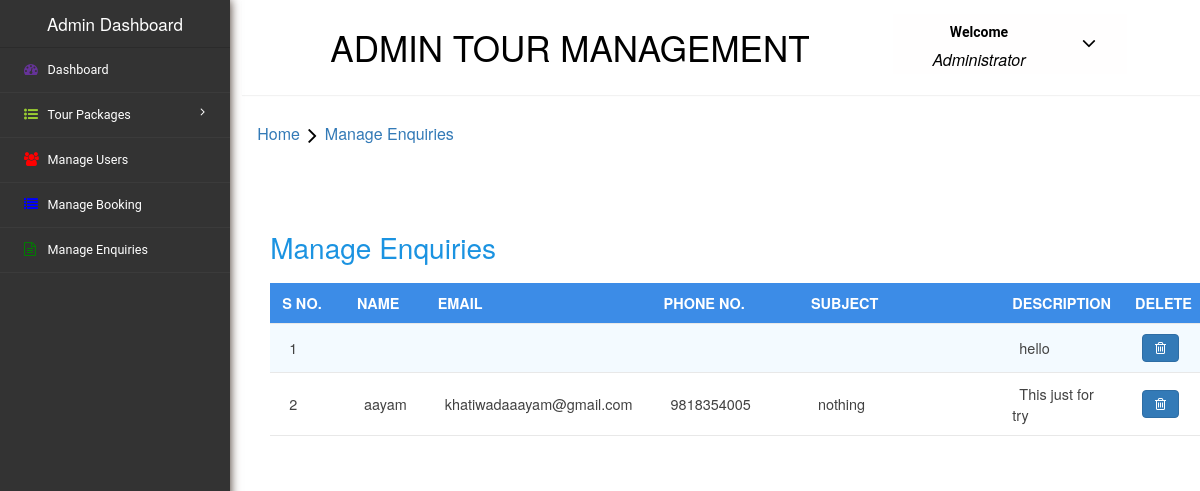
The app's page /code/manageEnquiry.php, older data.
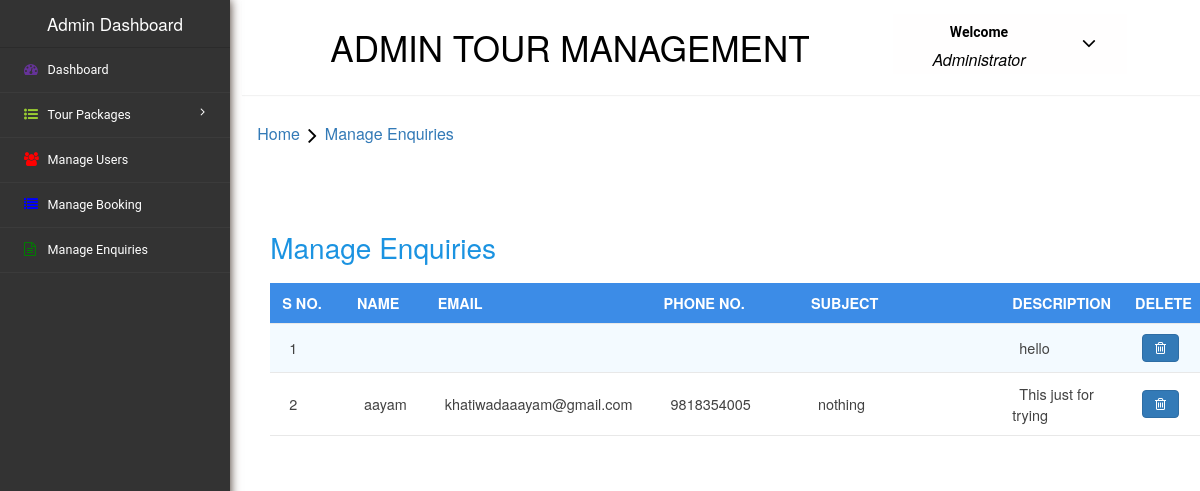
The same page, newer data.
### tables this page shows
CREATE TABLE `enquiry` (
  `S no.` int(11) NOT NULL,
  `name` varchar(25) NOT NULL,
  `email` varchar(25) NOT NULL,
  `phoneno` varchar(25) NOT NULL,
  `subject` varchar(25) NOT NULL,
  `description` text NOT NULL
);

### code/manageEnquiry.php (the view, shortened to what this page needs)
<?php
    include("connection.php");
    $query="SELECT * FROM enquiry";
    $result=mysqli_query($con,$query);
?>
<html style="overflow: hidden;">
<head>
  <link rel="stylesheet" href="manageEnquiry.css">
  <link rel="stylesheet" href="https://maxcdn.bootstrapcdn.com/bootstrap/3.4.0/css/bootstrap.min.css">
  <link rel="stylesheet" href="https://cdnjs.cloudflare.com/ajax/libs/font-awesome/4.7.0/css/font-awesome.min.css">
</head>
<body>
  <div class="page-container" style="background-color: rgb(255, 255, 255);">
    <div class="left-content">
      <div class="mother-grid-inner">
        <div class="header-main" style="background-color: rgb(255, 255, 255);">
          <div class="logo-w3-agile" style="background-color: rgb(255, 255, 255);">
            <h1><a style="text-decoration: none; color: black;">Admin Tour Management</a></h1>
          </div>
          <div class="profile_details w3l" style="background-color: rgb(255, 254, 254);">
            <ul>
              <li class="dropdown profile_details_drop">
                <a class="dropdown-toggle" data-toggle="dropdown" aria-expanded="false">
                  <div class="profile_img">
                    <div class="user-name">
                      <p style="color: black;">Welcome</p>
                      <span style="color: black;">Administrator</span>
                    </div>
                    <i class="fa fa-angle-down" aria-hidden="true"></i>
                    <div class="clearfix"></div>
                  </div>
                </a>
              </li>
            </ul>
          </div>
        </div>
      <ol class="breadcrumb">
        <li class="breadcrumb-item"><a href="dashboard.php">Home</a><i class="fa fa-angle-right"></i>Manage Enquiries</li>
      </ol>
      <div class="agile-grids">
        <div class="agile-tables">
          <div class="w3l-table-info">
            <h2>Manage Enquiries</h2>
            <table id="table">
              <thead>
                <tr>
                  <th>S no.</th>
                  <th>Name</th>
                  <th>Email</th>
                  <th>Phone No.</th>
                  <th>Subject </th>
                  <th>Description </th>
                  <th>Delete </th>
                </tr>
              </thead>
              <tbody>
              <?php
						  while($rows = mysqli_fetch_array($result)){?>
                <tr>
                  <td width="120" data-th="S no."><span class="bt-content"><?php echo $rows[0];?></span></td>
                  <td width="50" data-th="Name"><span class="bt-content"><?php echo $rows[1];?></span></td>
                  <td width="50" data-th="Email"><span class="bt-content"><?php echo $rows[2];?></span></td>
                  <td width="200" data-th="Phone No."><span class="bt-content"><?php echo $rows[3];?></span></td>
                  <td width="400" data-th="Subject"><span class="bt-content"><?php echo $rows[4];?></span></td>
                  <td width="50" data-th="Description"><span class="bt-content"><?php echo $rows[5];?></span></td>
                  <td data-th="Edit/delete"><span class="bt-content"><a href="delete.php?data=enquiry&number=<?php echo $rows[0];?>"><button class="btn-primary btn"><i class="fa fa-trash-o"></i></button></a></span></td>
                </tr>
                <?php
              				}
              		?>
              </tbody>
            </table>
          </div>
        </div>
      </div>
    </div>
      <div class="sidebar-menu" style="background-color: rgb(51, 51, 51);">
        <header class="logo1" style="background-color: rgb(51, 51, 51);">
          <a class="sidebar-icon" style="background-color: rgb(51, 51, 51); color: white; border: rgb(51, 51, 51); font-size: 17px; text-decoration: none;">Admin Dashboard </a>
        </header>
              <div class="menu">
                <ul id="menu">
                  <li><a href="dashboard.php"><i class="fa fa-tachometer" style="color: rebeccapurple;"></i> <span>Dashboard</span><div class="clearfix"></div></a></li>
                 <li id="menu-academico" ><a href="#"><i class="fa fa-list-ul" aria-hidden="true" style="color: yellowgreen;"></i><span> Tour Packages</span> <span class="fa fa-angle-right" style="float: right"></span><div class="clearfix"></div></a>
                  </li>
                <li id="menu-academico" ><a href="manageUser.php"><i class="fa fa-users" style="color: red;" aria-hidden="true"></i><span>Manage Users</span><div class="clearfix"></div></a></li>
                <li><a href="manageBooking.php"><i class="fa fa-list" style="color: blue;" aria-hidden="true"></i>  <span>Manage Booking</span><div class="clearfix"></div></a></li>
                <li><a href="manageEnquiry.php"><i class="fa fa-file-text-o" style="color: green;" aria-hidden="true"></i>  <span>Manage Enquiries</span><div class="clearfix"></div></a></li>
                </ul>
              </div>
              </div>
            </div>
</body>
</html>

Row changes from the older to the newer data that the page shows:
changed enquiry "aayam": description "This just for try" → "This just for trying"
